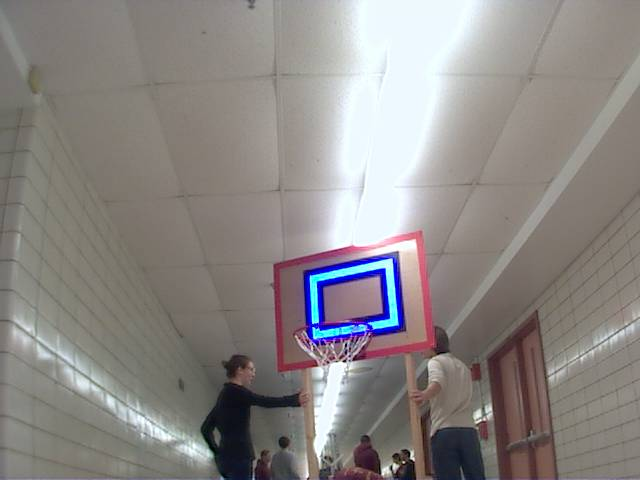
//> input picture Vision/visionassistant0008.bmp, 640 x 480 px
$ ./BasicVision_Windowed visionassistant0008.bmp visionassistant0009.bmp   (built with g++ and OpenCV 4)
//> lines starting //> are read from the running program, lines starting //| are printed output that depends on the picture; after the words box and inside, x2 and y2 are one past the last pixel; in counts of white or black regions, pixels touching at a corner belong together
/**
 * Basic Vision System to Identify FRC Vision Targets
 * Based On: Various OpenCV Sample Code
 * Tuned For: FRC 2012
 * REQUIRES: Qt or GTK (Non-RaspberryPi Compatible)
 * By Daniel Cohen and FRC Team 177
 */

#include "opencv2/core/core.hpp"
#include "opencv2/highgui/highgui.hpp"
#include "opencv2/imgproc/imgproc.hpp"
#include <iostream>
#include <algorithm>
#include <stdio.h>
#include <math.h>

using namespace std;
using namespace cv;

/// Global Variables
Mat rgbimg; Mat templ; Mat result; Mat hsvimg;
Mat binimg; Mat img; Mat erodeimg; Mat gencanny; Mat canny;
const char* image_window = "Source Image";


/// Function Headers
void MatchAndExtract();


/**
 * @function main
 */
int main( int argc, char *argv[] )
{
  /// Load image and template
  rgbimg = imread( argv[1], 1 );
//> rgbimg is the input picture: 480 rows x 640 cols, CV_8UC3; mean B, G, R 133.3, 135.3, 139.8
  templ = imread( argv[2], 1 );
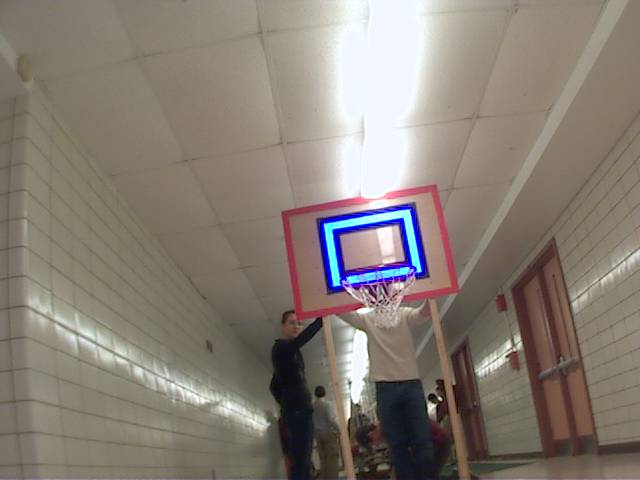
//> input picture Vision/visionassistant0009.bmp, 640 x 480 px
//> templ is the input picture: 480 rows x 640 cols, CV_8UC3; mean B, G, R 116.4, 126.1, 134.7

  /// Convert from rgb/bgr to hsv
  cvtColor(rgbimg, img, CV_BGR2HSV);
//> img: 480 rows x 640 cols, CV_8UC3; mean H, S, V 41.5, 31.3, 144.6
  /// Threshold by HSV values
  inRange(rgbimg, Scalar(200, 80, 0), Scalar(300, 255, 200), binimg);
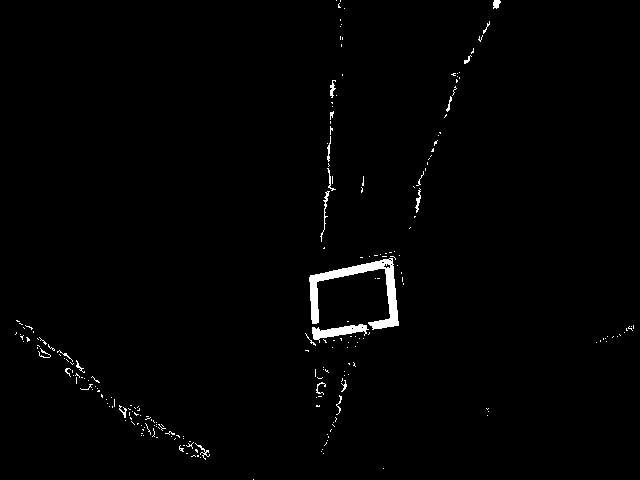
//> binimg: 480 rows x 640 cols, CV_8UC1; 1.2% white; 228 white regions (205 under 20 px), largest, box (x1, y1, x2, y2) and area: (309, 258, 399, 330) 1661, (312, 324, 369, 343) 468, (320, 191, 330, 242) 89

  ///Filter noise in image
  Mat element = getStructuringElement(0, Size(4,4));
  erode(binimg, erodeimg, element);
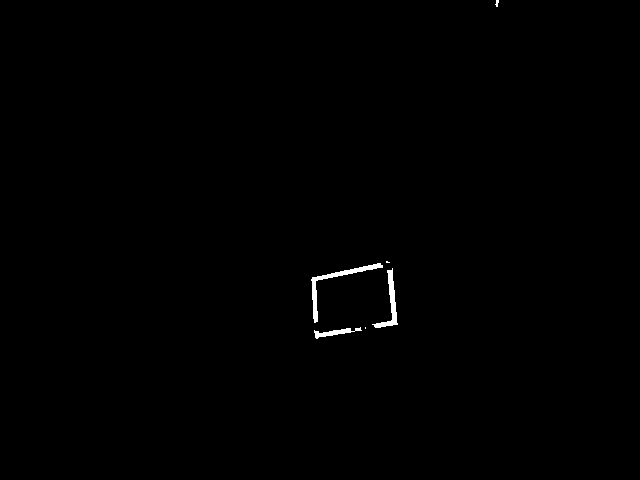
//> erodeimg: 480 rows x 640 cols, CV_8UC1; 0.37% white; 6 white regions (3 under 20 px), largest, box (x1, y1, x2, y2) and area: (311, 263, 383, 323) 509, (372, 268, 398, 328) 382, (314, 327, 362, 339) 206

  /// Convert image back to bgr/rgb
  cvtColor(erodeimg, img, CV_GRAY2BGR);


  /// Create window
  namedWindow( image_window, CV_WINDOW_AUTOSIZE );

  /// Execute Function
  MatchAndExtract();

  waitKey(0);
  return 0;
}

/**
 * @function MatchAndExtract
 * @brief Match VT and Extract Corners
 */
void MatchAndExtract()
{
  /// Copy source image to display
  Mat img_display;
  img.copyTo( img_display );

  /// Create the result matrix
  int result_cols =  img.cols - templ.cols + 1;
//> result_cols = 1
  int result_rows = img.rows - templ.rows + 1;
//> result_rows = 1

  result.create( result_cols, result_rows, CV_32FC1 );

  /// Do the Matching and Normalize
  matchTemplate( img, templ, result, 4 );
//> result = [3435316.2]
  normalize( result, result, 0, 1, NORM_MINMAX, -1, Mat() );
//> result = [0]

  /// Localizing the best match with minMaxLoc
  double minVal; double maxVal; Point minLoc; Point maxLoc;
  Point matchLoc;

  minMaxLoc( result, &minVal, &maxVal, &minLoc, &maxLoc, Mat() );
//> minVal = 0; maxVal = 0; minLoc = Point(0, 0); maxLoc = Point(0, 0)
  matchLoc = maxLoc;
//> matchLoc = Point(0, 0)

  /// Crop image to ROI
  Rect ROI(Point(matchLoc.x, matchLoc.y), Point((matchLoc.x + templ.cols), (matchLoc.y + templ.rows)));
//> ROI = Rect(0, 0, 640, 480)
  /// Crop color image
  Mat croppedimg(img, ROI);
  /// Crop grayscale image
  Mat croppedgray(erodeimg, ROI);

  /// Generate blank result matrix
  Mat dst = Mat::zeros(croppedimg.size(), CV_32FC1);
  Mat dst_norm;

  /// Assign constants for Harris Corner algorithm
  int blockSize = 2;
  int apertureSize = 3;
  double k = 0.04;

  /// Locate corners and normalize
  cornerHarris(croppedgray, dst, blockSize, apertureSize, k, BORDER_DEFAULT);
  normalize( dst, dst_norm, 0, 255, NORM_MINMAX, CV_32FC1, Mat() );

  /// Initialize vectors for x and y coordinates of corners
  vector<int> cornerxs;
  vector<int> cornerys;

  /// Locate coordinates of corners above threshold, put in vectors
  for( int j = 0; j < dst_norm.rows ; j++ ) {
    for( int i = 0; i < dst_norm.cols; i++ ) {
            if( (int) dst_norm.at<float>(j,i) > 100 ) {
	      cornerxs.push_back(i);
	      cornerys.push_back(j);
	      //circle(croppedimg, Point( i, j ), 5,  Scalar(0,0,255), 2, 8, 0 );
	      //cout << "Found Pt: (" << i << ", " << j << ")" << endl;
              }
          }
     }
//> after the loop, cornerxs = 39 values, max 497 at index 0, min 311 at index 13, mean 359.2; cornerys = 39 values from 6 to 339

  /// Find indices of four corners
  int minXind = min_element(cornerxs.begin(), cornerxs.end()) - cornerxs.begin();
//> minXind = 13
  int maxXind = max_element(cornerxs.begin(), cornerxs.end()) - cornerxs.begin();
//> maxXind = 0
  int minYind = min_element(cornerys.begin(), cornerys.end()) - cornerys.begin();
//> minYind = 0
  int maxYind = max_element(cornerys.begin(), cornerys.end()) - cornerys.begin();
//> maxYind = 38
  //cout << minXind << " " << maxXind << " " << minYind << " " << maxYind << endl;

  /// Draw circles for four corners
  circle(croppedimg, Point(cornerxs.at(minXind), cornerys.at(minXind)), 5, Scalar(255,0,0), 2, 8, 0);
//> croppedimg: 480 rows x 640 cols, CV_8UC3; mean B, G, R 1, 0.9, 0.9
  circle(croppedimg, Point(cornerxs.at(maxXind), cornerys.at(maxXind)), 5, Scalar(255,0,0), 2, 8, 0);
//> croppedimg: 480 rows x 640 cols, CV_8UC3; mean B, G, R 1.1, 0.9, 0.9
  circle(croppedimg, Point(cornerxs.at(minYind), cornerys.at(minYind)), 5, Scalar(255,0,0), 2, 8, 0);
  circle(croppedimg, Point(cornerxs.at(maxYind), cornerys.at(maxYind)), 5, Scalar(255,0,0), 2, 8, 0);
//> croppedimg: 480 rows x 640 cols, CV_8UC3; mean B, G, R 1.1, 0.9, 0.9

  /// Copy cropped image back to main image
  croppedimg.copyTo(img_display(ROI));

  /// Display bounding rectange of pattern match
  rectangle( img_display, matchLoc, Point( matchLoc.x + templ.cols , matchLoc.y + templ.rows ), Scalar::all(255), 2, 8, 0 );
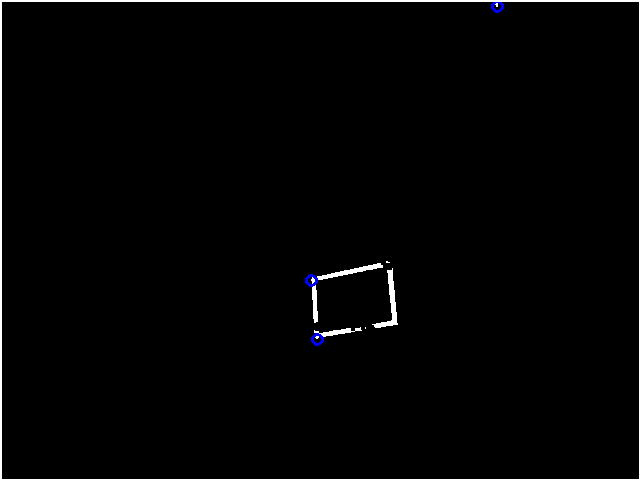
//> img_display: 480 rows x 640 cols, CV_8UC3; mean B, G, R 3.9, 3.7, 3.7

  /// Display final result on the screen
  imshow( image_window, img_display );

  return;
}
